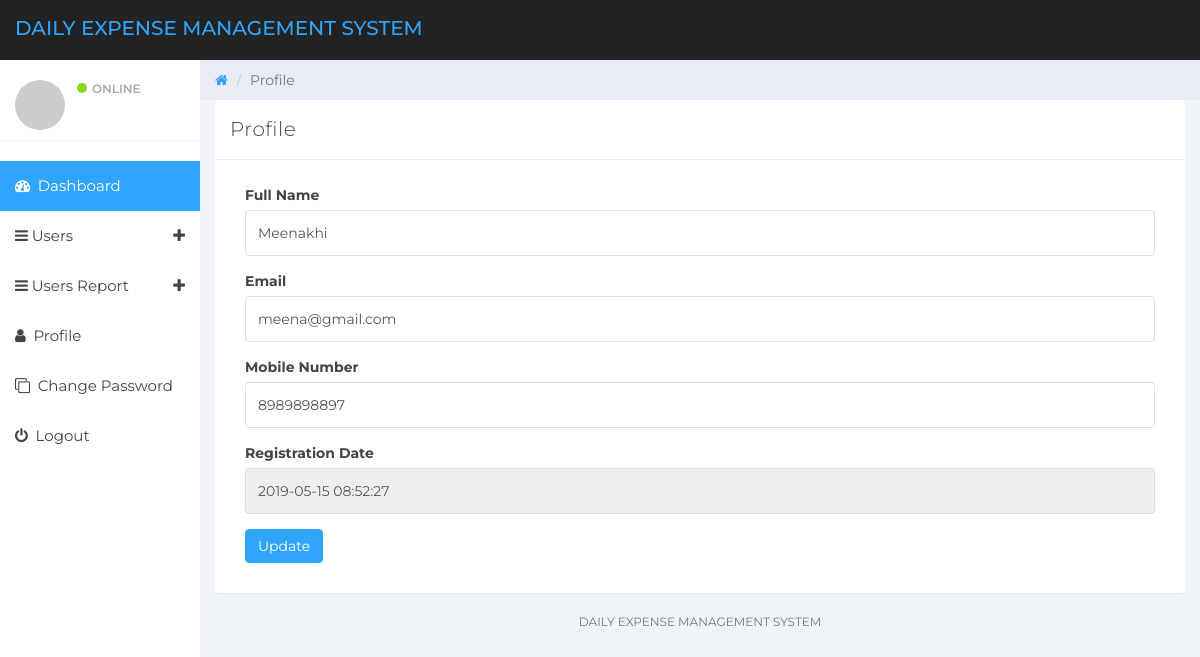
The page /dets/admin/users-profile.php?viewid=2 on the database its author committed.
### tables this page shows
CREATE TABLE `tbluser` (
  `ID` int(10) NOT NULL,
  `FullName` varchar(150) DEFAULT NULL,
  `Email` varchar(200) DEFAULT NULL,
  `MobileNumber` bigint(10) DEFAULT NULL,
  `Password` varchar(200) DEFAULT NULL,
  `RegDate` timestamp NOT NULL DEFAULT current_timestamp()
);

### dets/admin/users-profile.php (the view, shortened to what this page needs)
<!DOCTYPE html>
<html>
<head>
	<link href="css/bootstrap.min.css" rel="stylesheet">
	<link href="css/font-awesome.min.css" rel="stylesheet">
	<link href="css/datepicker3.css" rel="stylesheet">
	<link href="css/styles.css" rel="stylesheet">
</head>
<body>
	<?php include_once('includes/header.php');?>
	<?php include_once('includes/sidebar.php');?>
	<div class="col-sm-9 col-sm-offset-3 col-lg-10 col-lg-offset-2 main">
		<div class="row">
			<ol class="breadcrumb">
				<li><a href="#">
					<em class="fa fa-home"></em>
				</a></li>
				<li class="active">Profile</li>
			</ol>
		</div>
		<div class="row">
			<div class="col-lg-12">
				<div class="panel panel-default">
					<div class="panel-heading">Profile</div>
					<div class="panel-body">
						<div class="col-md-12">
							 <?php
							 if(isset($_GET['viewid'])){
								$id = $_GET['viewid'];
$userid=$id;
$ret=mysqli_query($con,"select * from tbluser where ID='$userid'");
while ($row=mysqli_fetch_array($ret)) {
?>
							<form role="form" method="post" action="">
								<div class="form-group">
									<label>Full Name</label>
									<input class="form-control" type="text" value="<?php  echo $row['FullName'];?>" name="fullname" required="true">
								</div>
								<div class="form-group">
									<label>Email</label>
<input type="email" class="form-control" name="email" value="<?php  echo $row['Email'];?>" required="true" >
								</div>
								<div class="form-group">
									<label>Mobile Number</label>
									<input class="form-control" type="text" value="<?php  echo $row['MobileNumber'];?>" required="true" name="contactnumber" maxlength="10">
								</div>
								<div class="form-group">
									<label>Registration Date</label>
									<input class="form-control" name="regdate" type="text" value="<?php  echo $row['RegDate'];?>" readonly="true">
								</div>
								<div class="form-group has-success">
									<button type="submit" class="btn btn-primary" name="submit">Update</button>
								</div>
								</div>
								<?php } }?>
						</div>
					</div>
				</div>
			</div>
			<?php include_once('includes/footer.php');?>
		</div>
</body>
</html>

### dets/admin/css/styles.css (style rules this page uses)
body { background: #f1f4f7; padding-top: 60px; font-size: 14px; color: #444444; font-family: "Montserrat", "Helvetica Neue", Helvetica, Arial, sans-serif; }
a, a:hover, a:focus { color: #30a5ff; }
input.form-control { border: 1px solid #ddd; box-shadow: none; height: 46px; }
.btn-primary, .btn-primary:hover, .btn-primary:focus, .btn-primary:active, .btn-primary.active, .open > .dropdown-toggle.btn-primary, .btn-primary.disabled, .btn-primary[disabled], fieldset[disabled] .btn-primary, .btn-primary.disabled:hover, .btn-primary[disabled]:hover, fieldset[disabled] .btn-primary:hover, .btn-primary.disabled:focus, .btn-primary[disabled]:focus, fieldset[disabled] .btn-primary:focus, .btn-primary.disabled:active, .btn-primary[disabled]:active, fieldset[disabled] .btn-primary:active, .btn-primary.disabled.active, .btn-primary[disabled].active, fieldset[disabled] .btn-primary.active { background-color: #30a5ff; border-color: #30a5ff; }
.panel { border: 0; }
.panel-heading { font-size: 20px; font-weight: 300; letter-spacing: 0.025em; height: 60px; line-height: 38px; }
.panel-default .panel-heading { background: #fff; border-bottom: 1px solid #e9ecf2; color: #444444; }
.breadcrumb { border-radius: 0; padding: 10px 15px 10px 15px; background: #e9ecf2; margin: 0; }

### rows shown on the page
tbluser: fullname "Meenakhi", email "meena@gmail.com", contactnumber "8989898897", regdate "2019-05-15 08:52:27"
